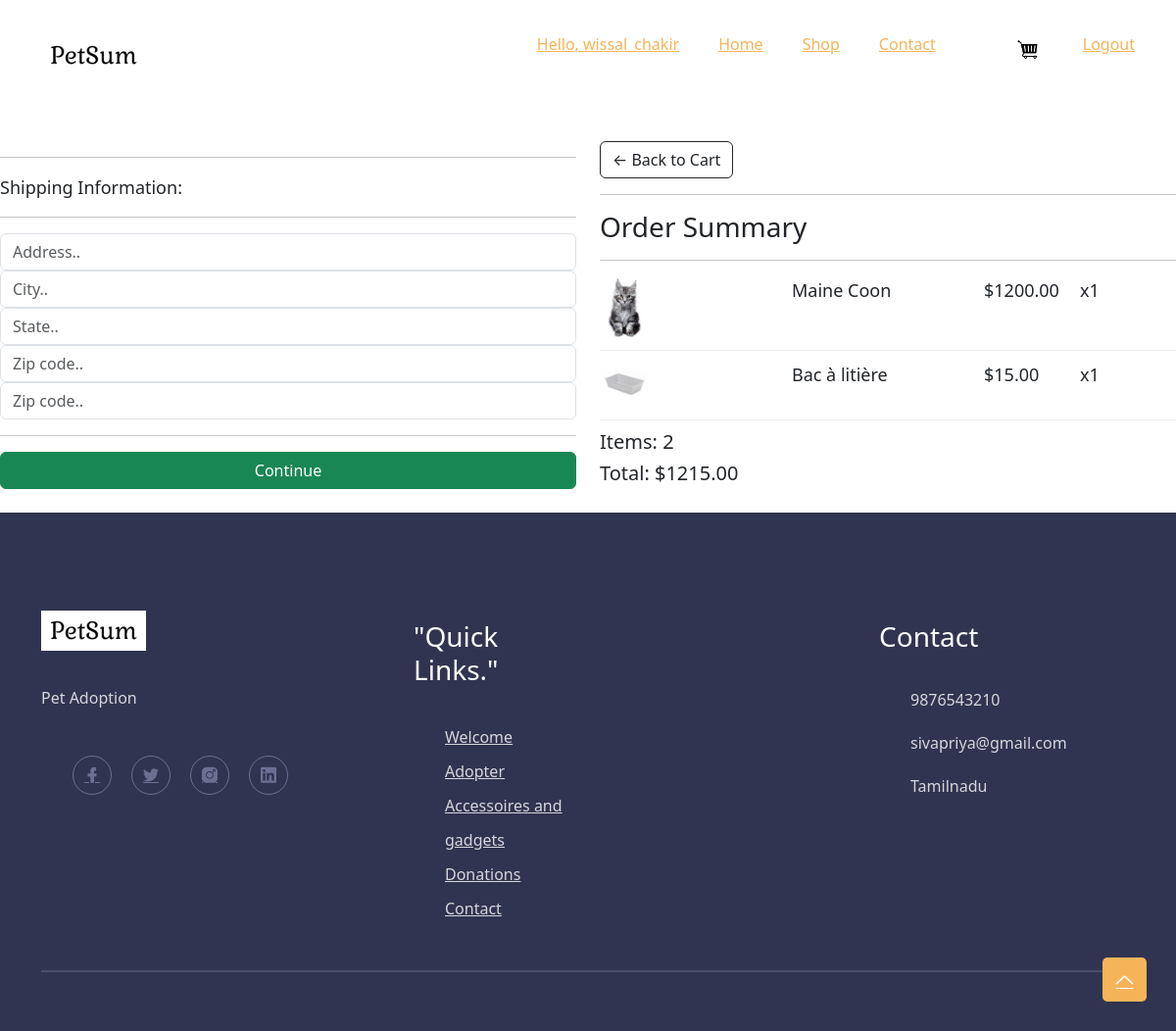
Screenshot of /checkout/ (signed in) with the database file from the repository.
### item/models.py (models this page shows, shortened)
class OrderItem(models.Model):
	item = models.ForeignKey(Item, on_delete=models.SET_NULL, null=True)
	order = models.ForeignKey(Order, on_delete=models.SET_NULL, null=True)
	quantity = models.IntegerField(default=0, null=True, blank=True)
	date_added = models.DateTimeField(auto_now_add=True)
	@property
	def get_total(self):
		total = self.item.price * self.quantity
		return total

class Item(models.Model):
    category = models.ForeignKey(Category, related_name='items', on_delete=models.CASCADE)
    name = models.CharField(max_length=255)
    description = models.TextField(blank = True, null=True)
    price = models.FloatField()
    image = models.ImageField(upload_to='item_images', blank=True, null=True)
    is_sold = models.BooleanField(default=False)
    created_by = models.ForeignKey(User, related_name='items',on_delete=models.CASCADE)

class Order(models.Model):
	customer = models.ForeignKey(Customer, on_delete=models.SET_NULL, null=True, blank=True)
	date_ordered = models.DateTimeField(auto_now_add=True)
	complete = models.BooleanField(default=False)
	transaction_id = models.CharField(max_length=100, null=True)
	@property
	def get_cart_total(self):
		orderitems = self.orderitem_set.all()
		total = sum([item.get_total for item in orderitems])
		return total
	@property
	def get_cart_items(self):
		orderitems = self.orderitem_set.all()
		total = sum([item.quantity for item in orderitems])
		return total

### store/views.py (the view)
# urls.py: path('checkout/', views.checkout, name="checkout"),
def checkout(request):
    if request.user.is_authenticated:
        customer = request.user.customer
        order , created = Order.objects.get_or_create(customer=customer, complete=False)
        items = order.orderitem_set.all()
    else:
        items = []
        order = {'get_cart_total':0 , 'get_cart_items':0}
    context = {'items':items, 'order':order}
    return render(request, 'store/checkout.html', context)

### store/Templates/store/checkout.html (shortened to what this page needs)
{% extends 'store/main.html' %}
{% load static %}
{% block content %}
<br>
<br>
<br>
<br>
<br>
<br>
<div class="row">
	<div class="col-lg-6">
		<div class="box-element" id="form-wrapper">
			<form id="form">
				<div id="shipping-info">
					<hr>
					<p>Shipping Information:</p>
					<hr>
					<div class="form-field">
						<input class="form-control" type="text" name="address" placeholder="Address..">
					</div>
					<div class="form-field">
						<input class="form-control" type="text" name="city" placeholder="City..">
					</div>
					<div class="form-field">
						<input class="form-control" type="text" name="state" placeholder="State..">
					</div>
					<div class="form-field">
						<input class="form-control" type="text" name="zipcode" placeholder="Zip code..">
					</div>
					<div class="form-field">
						<input class="form-control" type="text" name="country" placeholder="Zip code..">
					</div>
				</div>
				<hr>
				<input id="form-button" class="btn btn-success btn-block" type="submit" value="Continue">
			</form>
		</div>
		<br>
	</div>
	<div class="col-lg-6">
		<div class="box-element">
			<a  class="btn btn-outline-dark" href="{% url 'store:cart' %}">&#x2190; Back to Cart</a>
			<hr>
			<h3>Order Summary</h3>
			<hr>
			{% for item in items %}
			<div class="cart-row">
				<div style="flex:2"><img class="row-image" src="{{item.item.image.url}}" width="50cm" height="auto"></div>
				<div style="flex:2"><p>{{item.item.name}}</p></div>
				<div style="flex:1"><p>${{item.item.price|floatformat:2}}</p></div>
				<div style="flex:1"><p>x{{item.quantity}}</p></div>
			</div>
			{% endfor %}
			<h5>Items:   {{order.get_cart_items}}</h5>
			<h5>Total:   ${{order.get_cart_total|floatformat:2}}</h5>
		</div>
	</div>
</div>
    {% endblock content %}

### store/Templates/store/base.html (shortened to what this page needs)
 <!DOCTYPE html>
{% load static %}
<html class="no-js" lang="fr">
  <head>
      <link rel="stylesheet" href="{% static '/css/main.css' %}">
      <link rel="stylesheet" href="{% static '/css/animate.css' %}">
      <link rel="stylesheet" href="{% static '/css/bootstrap-5.0.0-alpha-2.min.css' %}">
      <link rel="stylesheet" href="{% static '/css/LineIcons.2.0.css' %}">
      <link rel="stylesheet" href="{% static '/fonts/LineIcons.eot' %}">
      <link rel="stylesheet" href="{% static '/fonts/LineIcons.svg' %}">
      <link rel="stylesheet" href="{% static '/fonts/LineIcons.ttf' %}">
      <link rel="stylesheet" href="{% static '/fonts/LineIcons.woff' %}">
      <link rel="stylesheet" href="{% static '/fonts/LineIcons.woff2' %}">
      <link rel="stylesheet" href="{% static '/img/logo/logo.png' %}">
      <link href="https://cdn.jsdelivr.net/npm/bootstrap@5.3.0-alpha3/dist/css/bootstrap.min.css" rel="stylesheet">
  </head>
  <body>
    <header class="header">
      <div class="navbar-area">
        <div class="container">
          <div class="row align-items-center">
            <div class="col-lg-12">
              <nav class="navbar navbar-expand-lg">
                <a class="navbar-brand" href="../">
                  <img src="{% static '/img/logo/logo.png' %}" alt="Logo" />
                </a>
                <div class="collapse navbar-collapse sub-menu-bar" id="navbarSupportedContent">
                  <ul id="nav" class="navbar-nav ml-auto">
                    {% if request.user.is_authenticated %}
                    <li class="nav-item">
                          <a class="page-scroll">Hello, {{ user.username }}</a>
                    </li>
                    {% endif %}
                    <li class="nav-item">
                      <a class="page-scroll" href="../">Home</a>
                    </li>
                    <li class="nav-item">
                      <a class="page-scroll" href="../store">Shop</a>
                    </li>
                    <li class="nav-item">
                      <a class="page-scroll" href="../contact">Contact</a>
                    </li>
                 {% if request.user.is_authenticated %}
                 <li class="nav-item">
                  <p id="cart-total">{{cartItems}}<a class="page-scroll" href="{% url 'store:cart' %}"><img src="{% static 'images/cart.png' %}" height="30cm" width="auto"></a></p>
                </li>
                <li class="nav-item">
                  <a class="page-scroll" href="../logout">Logout</a>
                </li>
                  {% endif %}
                  </ul>
                </div>
              </nav>
            </div>
          </div>
        </div>
      </div>
    </header>
  {% block content %}
  {% endblock content %}
		<footer class="footer">
			<div class="container">
				<div class="widget-wrapper">
					<div class="row">
						<div class="col-lg-4 col-md-6">
							<div class="footer-widget">
								<div class="logo">
									<a href="../"> <img src="{% static '/img/logo/logo.png' %}" alt=""> </a>
								</div>
								<p class="desc">Pet Adoption</p>
								<ul class="socials">
									<li>
										<a href="javascript:void(0)"> <i class="lni lni-facebook-filled"></i> </a>
									</li>
									<li>
										<a href="javascript:void(0)"> <i class="lni lni-twitter-filled"></i> </a>
									</li>
									<li>
										<a href="javascript:void(0)"> <i class="lni lni-instagram-filled"></i> </a>
									</li>
									<li>
										<a href="javascript:void(0)"> <i class="lni lni-linkedin-original"></i> </a>
									</li>
								</ul>
							</div>
						</div>
						<div class="col-lg-2 col-md-6">
							<div class="footer-widget">
								<h3>"Quick Links."</h3>
								<ul class="links">
									<li><a href="../">Welcome</a></li>
									<li><a href="../store">Adopter</a></li>
									<li><a href="../second_shop">Accessoires and gadgets</a></li>
									<li><a href="javascript:void(0)">Donations</a></li>
									<li><a href="../contact">Contact</a></li>
								</ul>
							</div>
						</div>
						<div class="col-lg-3 col-md-6">
						</div>
						<div class="col-lg-3 col-md-6">
							<div class="footer-widget">
								<h3>Contact</h3>
								<ul class="info">
									<li>9876543210</li>
									<li>sivapriya@gmail.com</li>
									<li>Tamilnadu</li>
								</ul>
							</div>
						</div>
					</div>
				</div>
				<div class="copy-right">
				</div>
			</div>
		</footer>
    <a href="#" class="scroll-top btn-hover">
      <i class="lni lni-chevron-up"></i>
    </a>
  </body>
</html>

### static/css/main.css (style rules this page uses)
html { scroll-behavior: smooth; }
body { font-family: "Poppins", sans-serif; font-weight: normal; font-style: normal; color: #6B6F92; overflow-x: hidden; }
* { margin: 0; padding: 0; box-sizing: border-box; }
button, a { transition: all 0.3s ease-out 0s; }
a, a:focus, a:hover { text-decoration: none; }
i, span, a { display: inline-block; }
audio, canvas, iframe, img, svg, video { vertical-align: middle; }
h1, h2, h3, h4, h5, h6 { font-weight: 600; margin: 0px; color: #313450; }
h3 { font-size: 25px; }
h5 { font-size: 18px; }
ul, ol { margin: 0px; padding: 0px; list-style-type: none; }
p { font-size: 18px; font-weight: 400; line-height: 28px; margin: 0px; }
.cart-row { display: flex; align-items: flex-stretch; padding-bottom: 10px; margin-bottom: 10px; border-bottom: 1px solid #ececec; }
.btn-hover { position: relative; overflow: hidden; }
.btn-hover::after { content: ''; position: absolute; width: 0%; height: 0%; border-radius: 50%; background: rgba(0, 0, 0, 0.05); top: 50%; left: 50%; padding: 50%; z-index: -1; transition: all 0.3s ease-out 0s; transform: translate3d(-50%, -50%, 0) scale(0); }
.scroll-top { width: 45px; height: 45px; background: #F5B458; display: flex; justify-content: center; align-items: center; font-size: 18px; color: #fff; border-radius: 5px; position: fixed; bottom: 30px; right: 30px; z-index: 9999; cursor: pointer; transition: all 0.3s ease-out 0s; }
.navbar-area { position: absolute; top: 0; left: 0; width: 100%; z-index: 99; transition: all 0.3s ease-out 0s; border-bottom: 1px solid rgba(255, 255, 255, 0.44); }
.navbar { padding: 0; border-radius: 5px; position: relative; transition: all 0.3s ease-out 0s; }
.navbar-brand { padding: 0; }
.navbar-brand img { max-width: 180px; }
.navbar-nav .nav-item { position: relative; margin-left: 40px; }
.navbar-nav .nav-item a { font-size: 16px; font-weight: 500; color: #F5B458; transition: all 0.3s ease-out 0s; padding: 25px 0; position: relative; }
.navbar-nav .nav-item a::before { content: ''; width: 0; height: 5px; background: #F5B458; position: absolute; bottom: 0px; left: 0; transition: all 0.3s ease-out 0s; z-index: -1; }
.footer { background: #313450; padding-top: 100px; }
.footer .widget-wrapper .footer-widget { margin-bottom: 45px; }
.footer .widget-wrapper .footer-widget .logo { margin-bottom: 35px; }
.footer .widget-wrapper .footer-widget .logo a { display: inline-block; }
.footer .widget-wrapper .footer-widget p.desc { font-size: 16px; line-height: 27px; color: rgba(255, 255, 255, 0.8); margin-bottom: 45px; padding-right: 60px; }
.footer .widget-wrapper .footer-widget .socials { display: flex; align-items: center; }
.footer .widget-wrapper .footer-widget .socials li a { display: flex; align-items: center; justify-content: center; border-radius: 50%; width: 40px; height: 40px; border: 1px solid #6B6F92; color: #6B6F92; margin-right: 20px; }
.footer .widget-wrapper .footer-widget h3 { margin-bottom: 35px; color: #fff; margin-top: 10px; }
.footer .widget-wrapper .footer-widget .links li a { font-size: 16px; line-height: 35px; color: rgba(255, 255, 255, 0.8); }
.footer .widget-wrapper .footer-widget .info li { color: rgba(255, 255, 255, 0.8); margin-bottom: 20px; }
.footer .copy-right { padding: 30px 0; border-top: 2px solid rgba(107, 111, 146, 0.44); }

### rows the page displays
OrderItem: item.image (picture), item.name "Maine Coon", item.price "1200.00", quantity "1"
OrderItem: item.image (picture), item.name "Bac à litière", item.price "15.00", quantity "1"
Order: get_cart_items "2", get_cart_total "1215.00"

### other values shown
{{ user.username }} "wissal_chakir"
